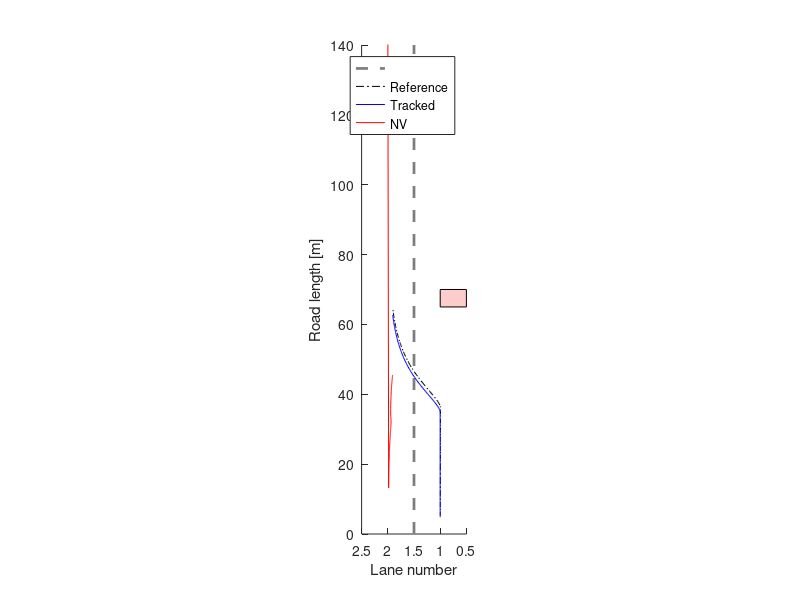
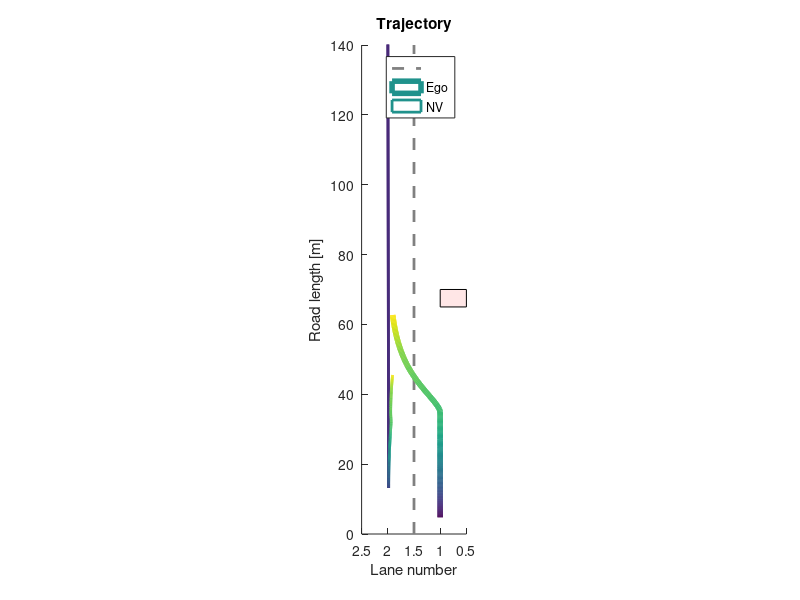

Reproduce these figures in MATLAB, in order. (Note: this script raises an error after producing the figures.)
% Viranjan Bhattacharyya
% EMC2 Lab Clemson University

clear, clc, close all

log_data = load("log.txt");
%%
start = 10;
fin = length(log_data);
X = log_data(start:fin, 1:5);
X_ref = log_data(start:fin, 7:11);
Ua = log_data(start:fin, 12);
Ul = log_data(start:fin, 13);
X_nv = log_data(start:fin, 15:18);
X_obs = log_data(start:fin, 20);
alpha_v = log_data(start:fin, 22);
alpha_a = log_data(start:fin, 23);
roadlength = 140;
%%
figure(1)
set (gca,'DataAspectRatio',[1 15 1],'Xdir','reverse','Xlim',[0.5 2.5],'Ylim',[0 roadlength])
hold on 
plot([1.5 1.5],[0 roadlength],'--','LineWidth',2,'Color',[0.5 0.5 0.5]) % lane marking
plot(X_ref(:,4),X_ref(:,1),'-.k')
plot(X(:,4),X(:,1),'b')
plot(X_nv(:,4),X_nv(:,1),'r')
rectangle('Position',[0.5 (X_obs(1)-5) 0.5 5],'FaceColor',[1 0.8 0.8])
xlabel('Lane number')
ylabel('Road length [m]')
legend('','Reference','Tracked','NV')
%%
figure(2)
set (gca,'DataAspectRatio',[1 15 1],'Xdir','reverse','Xlim',[0.5 2.5],'Ylim',[0 roadlength])
hold on 
plot([1.5 1.5],[0 roadlength],'--','LineWidth',2,'Color',[0.5 0.5 0.5]) % lane marking
l = X(:,4)';
s = X(:,1)';
z = zeros(size(s));
col = 1:(fin - start + 1);
surface([l;l],[s;s],[z;z],[col;col],...
        'facecol','no',...
        'edgecol','interp',...
        'linew',4);
l_nv = X_nv(:,4)';
s_nv = X_nv(:,1)';
surface([l_nv;l_nv],[s_nv;s_nv],[z;z],[col;col],...
        'facecol','no',...
        'edgecol','interp',...
        'linew',2);
rectangle('Position',[0.5 (X_obs(1)-5) 0.5 5],'FaceColor',[1 0.9 0.9])
xlabel('Lane number')
ylabel('Road length [m]')
legend('', 'Ego', 'NV')
title('Trajectory')
%%
RMSE = rmse(X_ref, X);
%%
figure(3)
subplot(211)
plot(Ua,'g')
hold on
plot(X(:,3));
ylabel('m/s^2')
legend('Command acceleration','Ego acceleration')
subplot(212)
plot(Ul,'g')
hold on
plot(X(:,4))
ylabel('Lane')
legend('Command lane', 'Ego')
xlabel('Time step')
%%
figure(4)
plot(Ua, 'g')
hold on
plot(X(:,3))
plot(X_ref(:,3))
ylim([-2 2])
ylabel('m/s^2')
legend('Commanded acceleration','Ego acceleration','Reference acceleration')
xlabel('Time step')
%%
figure(5)
subplot(211)
plot(X(:,2))
hold on
plot(X_nv(:,2))
title('Velocity')
ylabel('[m/s]')
legend('Ego','NV')
subplot(212)
plot(alpha_v/100,'r')
hold on
plot(alpha_a/100,'g')
legend('$\alpha_v$','$\alpha_a$','Interpreter','Latex')
title('Imputation')
xlabel('Time step')
%%
figure(6)
plot(X(:,1))
hold on
plot(X_nv(:,1))
legend('Ego','NV')
ylabel('Longitudinal Position [m]')
xlabel('Time step')
%%
figure(7)
plot(X(:,4))
hold on
plot(X_nv(:,4))
legend('Ego','NV')
ylabel('Lateral Position [m]')
xlabel('Time step')